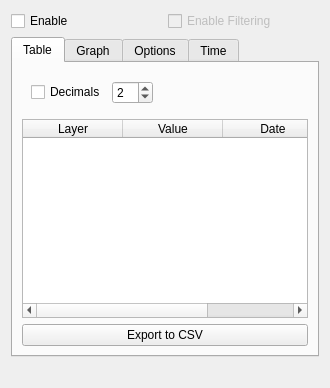
<?xml version="1.0" encoding="UTF-8"?>
<ui version="4.0">
 <class>ValueWidgetBase</class>
 <widget class="QWidget" name="ValueWidgetBase">
  <property name="geometry">
   <rect>
    <x>0</x>
    <y>0</y>
    <width>330</width>
    <height>388</height>
   </rect>
  </property>
  <property name="windowTitle">
   <string>Form</string>
  </property>
  <layout class="QGridLayout" name="gridLayout">
   <item row="0" column="0">
    <widget class="QCheckBox" name="toggleValueTool">
     <property name="toolTip">
      <string>Can also be enabled using the &quot;Value Tool&quot; toolbar icon</string>
     </property>
     <property name="text">
      <string>Enable</string>
     </property>
    </widget>
   </item>
   <item row="0" column="1">
    <widget class="QCheckBox" name="toggleFilter">
     <property name="enabled">
      <bool>false</bool>
     </property>
     <property name="toolTip">
      <string>Can also be enabled using the &quot;Value Tool&quot; toolbar icon</string>
     </property>
     <property name="text">
      <string>Enable Filtering</string>
     </property>
    </widget>
   </item>
   <item row="1" column="0" colspan="2">
    <widget class="QTabWidget" name="tabWidget">
     <property name="tabPosition">
      <enum>QTabWidget::North</enum>
     </property>
     <property name="currentIndex">
      <number>0</number>
     </property>
     <widget class="QWidget" name="tabWidgetPage1">
      <attribute name="title">
       <string>Table</string>
      </attribute>
      <layout class="QVBoxLayout" name="verticalLayout_2">
       <item>
        <widget class="QWidget" name="widget" native="true">
         <layout class="QHBoxLayout" name="horizontalLayout_3">
          <item>
           <widget class="QCheckBox" name="cbxDigits">
            <property name="toolTip">
             <string>Specify how many digits to show in table</string>
            </property>
            <property name="text">
             <string>Decimals</string>
            </property>
           </widget>
          </item>
          <item>
           <widget class="QSpinBox" name="spinDigits">
            <property name="sizePolicy">
             <sizepolicy hsizetype="Maximum" vsizetype="Fixed">
              <horstretch>0</horstretch>
              <verstretch>0</verstretch>
             </sizepolicy>
            </property>
            <property name="maximum">
             <number>99</number>
            </property>
            <property name="value">
             <number>2</number>
            </property>
           </widget>
          </item>
          <item>
           <spacer name="horizontalSpacer_2">
            <property name="orientation">
             <enum>Qt::Horizontal</enum>
            </property>
            <property name="sizeHint" stdset="0">
             <size>
              <width>40</width>
              <height>20</height>
             </size>
            </property>
           </spacer>
          </item>
         </layout>
        </widget>
       </item>
       <item>
        <widget class="QTableWidget" name="valueTable">
         <property name="sortingEnabled">
          <bool>true</bool>
         </property>
         <column>
          <property name="text">
           <string>Layer</string>
          </property>
         </column>
         <column>
          <property name="text">
           <string>Value</string>
          </property>
         </column>
         <column>
          <property name="text">
           <string>Date</string>
          </property>
         </column>
        </widget>
       </item>
       <item>
        <widget class="QPushButton" name="exportPushButton">
         <property name="text">
          <string>Export to CSV</string>
         </property>
        </widget>
       </item>
      </layout>
     </widget>
     <widget class="QWidget" name="tabWidgetPage2">
      <attribute name="title">
       <string>Graph</string>
      </attribute>
      <layout class="QVBoxLayout" name="verticalLayout_3">
       <item>
        <widget class="QWidget" name="graphControls" native="true">
         <layout class="QHBoxLayout" name="horizontalLayout_2">
          <property name="margin">
           <number>0</number>
          </property>
          <item>
           <widget class="QCheckBox" name="enableStatistics">
            <property name="toolTip">
             <string>Compute min/max when layers are loaded</string>
            </property>
            <property name="text">
             <string>Stats</string>
            </property>
           </widget>
          </item>
          <item>
           <widget class="QCheckBox" name="yAutoCheckBox">
            <property name="enabled">
             <bool>true</bool>
            </property>
            <property name="toolTip">
             <string>Autozoom to min and max of all loaded values</string>
            </property>
            <property name="text">
             <string>Auto</string>
            </property>
            <property name="checked">
             <bool>true</bool>
            </property>
           </widget>
          </item>
          <item>
           <widget class="QLabel" name="minYLabel">
            <property name="enabled">
             <bool>true</bool>
            </property>
            <property name="text">
             <string>Y min</string>
            </property>
           </widget>
          </item>
          <item>
           <widget class="QLineEdit" name="leYMin">
            <property name="enabled">
             <bool>false</bool>
            </property>
           </widget>
          </item>
          <item>
           <widget class="QLabel" name="maxYLabel">
            <property name="enabled">
             <bool>true</bool>
            </property>
            <property name="text">
             <string>Y max</string>
            </property>
           </widget>
          </item>
          <item>
           <widget class="QLineEdit" name="leYMax">
            <property name="enabled">
             <bool>false</bool>
            </property>
           </widget>
          </item>
          <item>
           <spacer name="horizontalSpacer_3">
            <property name="orientation">
             <enum>Qt::Horizontal</enum>
            </property>
            <property name="sizeHint" stdset="0">
             <size>
              <width>40</width>
              <height>20</height>
             </size>
            </property>
           </spacer>
          </item>
         </layout>
        </widget>
       </item>
       <item>
        <widget class="QComboBox" name="plotLibSelector">
         <property name="sizePolicy">
          <sizepolicy hsizetype="Minimum" vsizetype="Fixed">
           <horstretch>0</horstretch>
           <verstretch>0</verstretch>
          </sizepolicy>
         </property>
         <property name="toolTip">
          <string>Select plotting toolkit
Qwt toolkit (faster but soon unmaintained)
matplotlib (slower but maintained)
PyQtGraph (fast but lacking some features)</string>
         </property>
        </widget>
       </item>
       <item>
        <widget class="QStackedWidget" name="stackedWidget">
         <property name="enabled">
          <bool>true</bool>
         </property>
         <property name="currentIndex">
          <number>-1</number>
         </property>
        </widget>
       </item>
      </layout>
     </widget>
     <widget class="QWidget" name="tabWidgetPage3">
      <attribute name="title">
       <string>Options</string>
      </attribute>
      <layout class="QGridLayout" name="gridLayout_3">
       <item row="2" column="0">
        <layout class="QGridLayout" name="selectLayerGrid">
         <item row="2" column="0">
          <widget class="QLabel" name="bandSelectionLabel">
           <property name="text">
            <string>Show bands:</string>
           </property>
          </widget>
         </item>
         <item row="1" column="2">
          <spacer name="horizontalSpacer_4">
           <property name="orientation">
            <enum>Qt::Horizontal</enum>
           </property>
           <property name="sizeHint" stdset="0">
            <size>
             <width>40</width>
             <height>20</height>
            </size>
           </property>
          </spacer>
         </item>
         <item row="1" column="0">
          <widget class="QLabel" name="layerSelectionLabel">
           <property name="text">
            <string>Show layers:</string>
           </property>
          </widget>
         </item>
         <item row="1" column="1">
          <widget class="QComboBox" name="layerSelection">
           <item>
            <property name="text">
             <string>Visible layers</string>
            </property>
           </item>
           <item>
            <property name="text">
             <string>All layers</string>
            </property>
           </item>
           <item>
            <property name="text">
             <string>Manual selection</string>
            </property>
           </item>
           <item>
            <property name="text">
             <string>By selection string</string>
            </property>
           </item>
          </widget>
         </item>
         <item row="2" column="1">
          <widget class="QComboBox" name="bandSelection">
           <item>
            <property name="text">
             <string>All bands</string>
            </property>
           </item>
           <item>
            <property name="text">
             <string>Active bands</string>
            </property>
           </item>
           <item>
            <property name="text">
             <string>Selected bands</string>
            </property>
           </item>
          </widget>
         </item>
        </layout>
       </item>
       <item row="1" column="0">
        <widget class="Line" name="line">
         <property name="orientation">
          <enum>Qt::Horizontal</enum>
         </property>
        </widget>
       </item>
       <item row="0" column="0">
        <widget class="QCheckBox" name="plotOnMove">
         <property name="toolTip">
          <string>Replaces active map tool. Use this to select a particular point or if plotting is slow (e.g. when using mpl Graph).</string>
         </property>
         <property name="text">
          <string>Plot values only when mouse is clicked</string>
         </property>
        </widget>
       </item>
       <item row="3" column="0">
        <widget class="Line" name="line_2">
         <property name="orientation">
          <enum>Qt::Horizontal</enum>
         </property>
        </widget>
       </item>
       <item row="4" column="0">
        <widget class="QLabel" name="setActiveLayerLabel">
         <property name="text">
          <string>Select layers by selection string:</string>
         </property>
        </widget>
       </item>
       <item row="5" column="0">
        <layout class="QGridLayout" name="selectStringGrid">
         <item row="0" column="0">
          <widget class="QLabel" name="selectionStringLabel">
           <property name="toolTip">
            <string>&lt;html&gt;&lt;head/&gt;&lt;body&gt;
&lt;table border=&quot;0&quot;&gt;
&lt;tr&gt;&lt;td&gt;*&lt;/td&gt;&lt;td&gt; matches everything&lt;/td&gt;&lt;/tr&gt;
&lt;tr&gt;&lt;td&gt;?&lt;/td&gt;&lt;td&gt; matches any single character&lt;/td&gt;&lt;/tr&gt;
&lt;tr&gt;&lt;td&gt;[seq]&lt;/td&gt;&lt;td&gt; matches any character in seq&lt;/td&gt;&lt;/tr&gt;
&lt;tr&gt;&lt;td&gt;[!seq]&lt;/td&gt;&lt;td&gt; matches any character not in seq&lt;/td&gt;&lt;/tr&gt;
&lt;/table&gt;&lt;/body&gt;&lt;/html&gt;</string>
           </property>
           <property name="text">
            <string>Selection string:</string>
           </property>
          </widget>
         </item>
         <item row="0" column="1">
          <widget class="QLineEdit" name="selectionStringLineEdit">
           <property name="enabled">
            <bool>false</bool>
           </property>
           <property name="toolTip">
            <string>&lt;html&gt;&lt;head/&gt;&lt;body&gt;
&lt;table border=&quot;0&quot;&gt;
&lt;tr&gt;&lt;td&gt;*&lt;/td&gt;&lt;td&gt; matches everything&lt;/td&gt;&lt;/tr&gt;
&lt;tr&gt;&lt;td&gt;?&lt;/td&gt;&lt;td&gt; matches any single character&lt;/td&gt;&lt;/tr&gt;
&lt;tr&gt;&lt;td&gt;[seq]&lt;/td&gt;&lt;td&gt; matches any character in seq&lt;/td&gt;&lt;/tr&gt;
&lt;tr&gt;&lt;td&gt;[!seq]&lt;/td&gt;&lt;td&gt; matches any character not in seq&lt;/td&gt;&lt;/tr&gt;
&lt;/table&gt;&lt;/body&gt;&lt;/html&gt;</string>
           </property>
           <property name="text">
            <string>??80290302014148[LG][LG]N*</string>
           </property>
          </widget>
         </item>
        </layout>
       </item>
       <item row="6" column="0">
        <widget class="Line" name="line_3">
         <property name="orientation">
          <enum>Qt::Horizontal</enum>
         </property>
        </widget>
       </item>
       <item row="7" column="0">
        <widget class="QLabel" name="label_5">
         <property name="text">
          <string>Select active layers and display options:</string>
         </property>
        </widget>
       </item>
       <item row="8" column="0">
        <widget class="QTableWidget" name="selectionTable">
         <property name="editTriggers">
          <set>QAbstractItemView::NoEditTriggers</set>
         </property>
         <column>
          <property name="text">
           <string/>
          </property>
          <property name="toolTip">
           <string>Select layers</string>
          </property>
         </column>
         <column>
          <property name="text">
           <string>Layer</string>
          </property>
         </column>
         <column>
          <property name="text">
           <string>#</string>
          </property>
          <property name="toolTip">
           <string>Select bands</string>
          </property>
         </column>
         <column>
          <property name="text">
           <string>Bands</string>
          </property>
         </column>
        </widget>
       </item>
      </layout>
     </widget>
     <widget class="QWidget" name="multitemporalTabWidget">
      <attribute name="title">
       <string>Time</string>
      </attribute>
      <layout class="QFormLayout" name="formLayout">
       <item row="0" column="0" colspan="2">
        <widget class="QCheckBox" name="enableMTAnalysesCheckBox">
         <property name="toolTip">
          <string>If you enable this Option your data will be reorder chronologically and points with no data will be omitted in the graph.</string>
         </property>
         <property name="text">
          <string>Enable multi-temporal analysis</string>
         </property>
        </widget>
       </item>
       <item row="1" column="0" colspan="2">
        <widget class="QLabel" name="priorityLabel">
         <property name="enabled">
          <bool>false</bool>
         </property>
         <property name="text">
          <string>Extract time from (highest priority on top):</string>
         </property>
        </widget>
       </item>
       <item row="2" column="0" colspan="2">
        <widget class="QListWidget" name="extractionPriorityListWidget">
         <property name="enabled">
          <bool>false</bool>
         </property>
         <property name="dragDropMode">
          <enum>QAbstractItemView::InternalMove</enum>
         </property>
         <property name="defaultDropAction">
          <enum>Qt::MoveAction</enum>
         </property>
         <item>
          <property name="text">
           <string>XML</string>
          </property>
          <property name="checkState">
           <enum>Checked</enum>
          </property>
         </item>
         <item>
          <property name="text">
           <string>Filename</string>
          </property>
          <property name="checkState">
           <enum>Checked</enum>
          </property>
         </item>
         <item>
          <property name="text">
           <string>Exif</string>
          </property>
          <property name="checkState">
           <enum>Unchecked</enum>
          </property>
         </item>
         <item>
          <property name="text">
           <string>TIFF-Header</string>
          </property>
          <property name="checkState">
           <enum>Unchecked</enum>
          </property>
         </item>
        </widget>
       </item>
       <item row="3" column="0" colspan="2">
        <widget class="QSpinBox" name="cutFirst">
         <property name="suffix">
          <string> characters</string>
         </property>
         <property name="prefix">
          <string>Cut first </string>
         </property>
         <property name="maximum">
          <number>999</number>
         </property>
        </widget>
       </item>
       <item row="4" column="0" colspan="2">
        <widget class="QSpinBox" name="dateLength">
         <property name="suffix">
          <string> characters long</string>
         </property>
         <property name="prefix">
          <string>Datestring is </string>
         </property>
         <property name="maximum">
          <number>999</number>
         </property>
         <property name="value">
          <number>0</number>
         </property>
        </widget>
       </item>
       <item row="5" column="0">
        <widget class="QLabel" name="sampleLabel">
         <property name="text">
          <string>Sample</string>
         </property>
        </widget>
       </item>
       <item row="5" column="1">
        <widget class="QLineEdit" name="sampleLineEdit">
         <property name="readOnly">
          <bool>true</bool>
         </property>
        </widget>
       </item>
       <item row="6" column="0">
        <widget class="QLabel" name="patternLabel">
         <property name="enabled">
          <bool>false</bool>
         </property>
         <property name="text">
          <string>Datepattern:</string>
         </property>
        </widget>
       </item>
       <item row="6" column="1">
        <widget class="QLineEdit" name="patternLineEdit">
         <property name="enabled">
          <bool>false</bool>
         </property>
         <property name="text">
          <string>%Y%j%H%M%S</string>
         </property>
        </widget>
       </item>
       <item row="7" column="0" colspan="2">
        <widget class="QCheckBox" name="writeMetaDataCheckBox">
         <property name="enabled">
          <bool>false</bool>
         </property>
         <property name="text">
          <string>Write time to metadata (XML)</string>
         </property>
         <property name="checked">
          <bool>true</bool>
         </property>
        </widget>
       </item>
      </layout>
     </widget>
    </widget>
   </item>
   <item row="2" column="0">
    <widget class="QLabel" name="labelStatus">
     <property name="text">
      <string/>
     </property>
    </widget>
   </item>
  </layout>
 </widget>
 <resources/>
 <connections>
  <connection>
   <sender>toggleValueTool</sender>
   <signal>toggled(bool)</signal>
   <receiver>toggleFilter</receiver>
   <slot>setEnabled(bool)</slot>
   <hints>
    <hint type="sourcelabel">
     <x>110</x>
     <y>13</y>
    </hint>
    <hint type="destinationlabel">
     <x>221</x>
     <y>17</y>
    </hint>
   </hints>
  </connection>
 </connections>
</ui>
